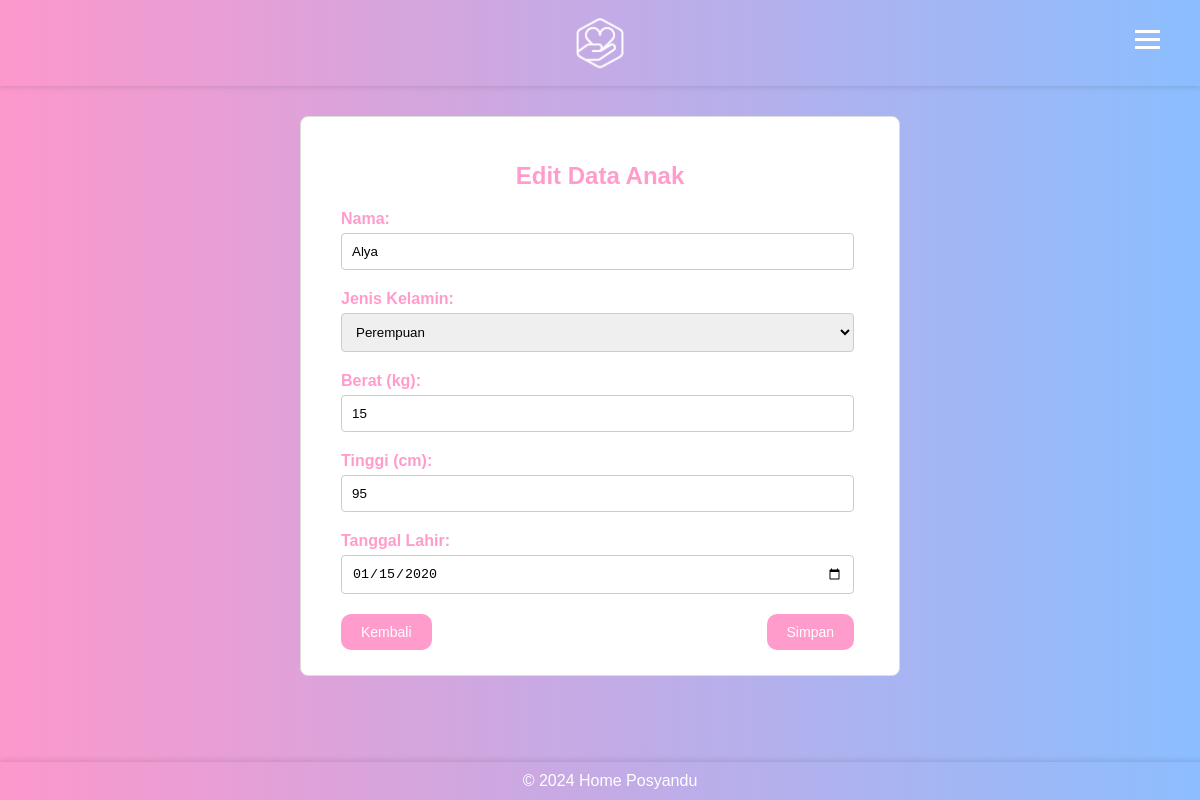
The app's page /posyandu/edit_anak.php?id=1 (signed in) with its own data.
### tables this page shows
CREATE TABLE `anaks` (
  `id` int(11) NOT NULL,
  `id_user` int(11) DEFAULT NULL,
  `nama` varchar(255) NOT NULL,
  `tanggal_lahir` date NOT NULL,
  `jenis_kelamin` enum('Laki-laki','Perempuan') NOT NULL,
  `berat` int(11) NOT NULL,
  `tinggi` int(11) NOT NULL
);

### posyandu/edit_anak.php (the view, shortened to what this page needs)
<?php
require 'koneksi.php';
$nama = $jenis_kelamin = $berat = $tinggi = $tanggal_lahir = "";
if (isset($_GET['id'])) {
    $id_anak = $_GET['id'];
    $query_anak = "SELECT * FROM anaks WHERE id = '$id_anak' AND id_user = '{$_SESSION['user_id']}'";
    $result_anak = mysqli_query($conn, $query_anak);
    if ($result_anak && mysqli_num_rows($result_anak) > 0) {
        $row_anak = mysqli_fetch_assoc($result_anak);
        $nama = $row_anak['nama'];
        $jenis_kelamin = $row_anak['jenis_kelamin'];
        $berat = $row_anak['berat'];
        $tinggi = $row_anak['tinggi'];
        $tanggal_lahir = $row_anak['tanggal_lahir'];
    } else {
        $error_message = "Data anak tidak ditemukan atau Anda tidak memiliki akses.";
    }
} else {
    header("Location: data_anak.php");
    exit();
}
?>
<!DOCTYPE html>
<html lang="en">
<head>
</head>
<body>
    <div class="header">
        <img src="images/logo-icon.png" alt="Logo">
        <div class="menu-icon" onclick="toggleMenu()">
            <div class="bar"></div>
            <div class="bar"></div>
            <div class="bar"></div>
        </div>
    </div>
    <div class="container">
        <div class="profile-box">
        <h2 class="profile-heading">Edit Data Anak</h2>
            <form action="edit_anak.php?id=<?php echo $id_anak; ?>" method="POST">
                <div class="profile-info">
                    <label for="nama">Nama:</label>
                    <input type="text" id="nama" name="nama" value="<?php echo htmlspecialchars($nama); ?>" required>
                </div>
                <div class="profile-info">
                    <label for="jenis_kelamin">Jenis Kelamin:</label>
                    <select id="jenis_kelamin" name="jenis_kelamin" required>
                        <option value="Perempuan" <?php echo ($jenis_kelamin == 'Perempuan') ? 'selected' : ''; ?>>Perempuan</option>
                    </select>
                </div>
                <div class="profile-info">
                    <label for="berat">Berat (kg):</label>
                    <input type="number" id="berat" name="berat" value="<?php echo htmlspecialchars($berat); ?>" required step="0.1">
                </div>
                <div class="profile-info">
                    <label for="tinggi">Tinggi (cm):</label>
                    <input type="number" id="tinggi" name="tinggi" value="<?php echo htmlspecialchars($tinggi); ?>" required step="0.1">
                </div>
                <div class="profile-info">
                    <label for="tanggal_lahir">Tanggal Lahir:</label>
                    <input type="date" id="tanggal_lahir" name="tanggal_lahir" value="<?php echo htmlspecialchars($tanggal_lahir); ?>" required>
                </div>
                <div class="button-container">
                    <a href="data_anak.php" class="back-button">Kembali</a>
                    <input type="submit" value="Simpan">
                </div>
            </form>
        </div>
    </div>
    <div class="footer">
        &copy; 2024 Home Posyandu
    </div>
</body>
</html>

### posyandu/edit_anak.php (style rules this page uses)
body { font-family: Arial, sans-serif; margin: 0; padding: 0; background: linear-gradient(90deg, #FC98CC, #8BBEFF); position: relative; animation: fadeIn 1s ease-in-out; }
.header { background: linear-gradient(90deg, #FC98CC, #8BBEFF); color: white; padding: 3px; text-align: center; position: relative; box-shadow: 0 2px 5px rgba(0,0,0,0.1); height: 80px; }
.header img { width: 60px; height: 60px; margin-top: 10px; }
.menu-icon { position: absolute; right: 40px; top: 25px; cursor: pointer; font-size: 30px; }
.menu-icon .bar { display: block; width: 25px; height: 3px; margin: 5px auto; background-color: white; transition: 0.4s; }
.container { padding: 30px; text-align: left; max-width: 600px; margin: 0 auto; }
.profile-box { background-color: #fff; border: 1px solid #ddd; border-radius: 8px; padding: 25px 40px; margin-bottom: 40px; position: relative; animation: fadeInUp 1s ease-in-out; }
.profile-info { margin-bottom: 20px; }
.profile-info label { font-weight: bold; display: block; margin-bottom: 5px; color: #ff9ccc; }
.profile-info input[type="text"], .profile-info input[type="number"], .profile-info input[type="date"], .profile-info select { width: calc(100% - 5px); padding: 10px; border: 1px solid #ccc; border-radius: 4px; box-sizing: border-box; }
.profile-heading { text-align: center; margin-bottom: 20px; color: #ff9ccc; }
.button-container { display: flex; justify-content: space-between; }
input[type="submit"], .back-button { background-color: #ff9ccc; color: white; padding: 10px 20px; border: none; margin-right: 5px; border-radius: 10px; cursor: pointer; text-decoration: none; text-align: center; font-size: 14px; }
.footer { background: linear-gradient(90deg, #FC98CC, #8BBEFF); color: white; text-align: center; padding: 10px; position: fixed; width: 100%; bottom: 0; box-shadow: 0 -2px 5px rgba(0,0,0,0.1); }

### records on screen
anaks: nama "Alya", jenis_kelamin "Perempuan", berat "15", tinggi "95", tanggal_lahir "01/15/2020"
